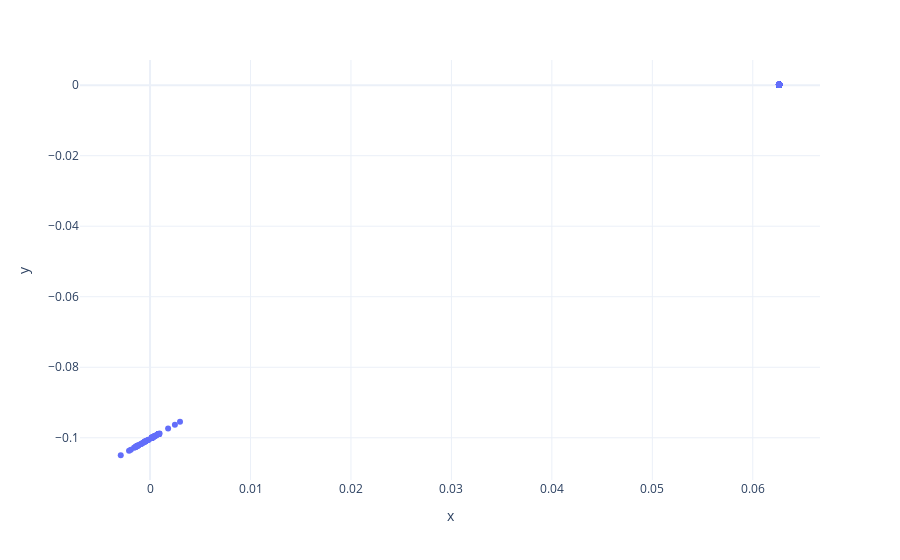

The notebook cell saved with this chart:
### Code cell
px.scatter(x=data[:, 0], y=data[:, 1])

### Figure 1 — Plotly figure (JSON) as saved in the notebook; plotly's stock layout.template omitted (floating-point values rounded to 4 significant figures; data arrays with more than 128 entries replaced by an {"elided": "..."} marker saying what was removed)
{"data": [{"hovertemplate": "x=%{x}<br>y=%{y}<extra></extra>", "legendgroup": "", "marker": {"color": "#636efa", "symbol": "circle"}, "mode": "markers", "name": "", "orientation": "v", "showlegend": false, "x": {"elided": "355 float values"}, "xaxis": "x", "y": {"elided": "355 float values"}, "yaxis": "y", "type": "scatter"}], "layout": {"xaxis": {"anchor": "y", "domain": [0.0, 1.0], "title": {"text": "x"}}, "yaxis": {"anchor": "x", "domain": [0.0, 1.0], "title": {"text": "y"}}, "legend": {"tracegroupgap": 0}, "margin": {"t": 60}}}
